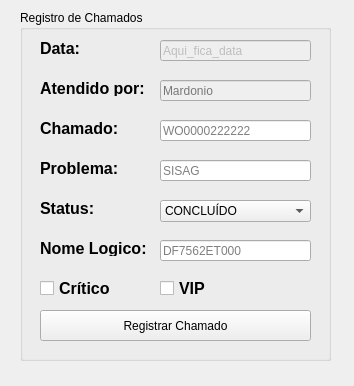
<?xml version="1.0" encoding="UTF-8"?>
<ui version="4.0">
 <class>Form</class>
 <widget class="QWidget" name="Form">
  <property name="geometry">
   <rect>
    <x>0</x>
    <y>0</y>
    <width>354</width>
    <height>386</height>
   </rect>
  </property>
  <property name="windowTitle">
   <string>Registro de Chamados</string>
  </property>
  <property name="windowIcon">
   <iconset>
    <normaloff>../icone/ajudante_icone.ico</normaloff>../icone/ajudante_icone.ico</iconset>
  </property>
  <widget class="QGroupBox" name="groupBox">
   <property name="geometry">
    <rect>
     <x>20</x>
     <y>10</y>
     <width>311</width>
     <height>351</height>
    </rect>
   </property>
   <property name="title">
    <string>Registro de Chamados</string>
   </property>
   <widget class="QPushButton" name="buttonRegistrarChamado">
    <property name="geometry">
     <rect>
      <x>20</x>
      <y>300</y>
      <width>271</width>
      <height>31</height>
     </rect>
    </property>
    <property name="text">
     <string>Registrar Chamado</string>
    </property>
   </widget>
   <widget class="QCheckBox" name="check_critico">
    <property name="geometry">
     <rect>
      <x>20</x>
      <y>270</y>
      <width>101</width>
      <height>17</height>
     </rect>
    </property>
    <property name="font">
     <font>
      <pointsize>12</pointsize>
      <weight>75</weight>
      <bold>true</bold>
     </font>
    </property>
    <property name="text">
     <string>Crítico</string>
    </property>
    <property name="checkable">
     <bool>true</bool>
    </property>
    <property name="checked">
     <bool>false</bool>
    </property>
    <property name="tristate">
     <bool>false</bool>
    </property>
   </widget>
   <widget class="QLineEdit" name="input_atendente">
    <property name="enabled">
     <bool>false</bool>
    </property>
    <property name="geometry">
     <rect>
      <x>140</x>
      <y>70</y>
      <width>151</width>
      <height>21</height>
     </rect>
    </property>
    <property name="placeholderText">
     <string>Mardonio</string>
    </property>
   </widget>
   <widget class="QLabel" name="label_14">
    <property name="geometry">
     <rect>
      <x>20</x>
      <y>30</y>
      <width>81</width>
      <height>16</height>
     </rect>
    </property>
    <property name="font">
     <font>
      <family>Arial</family>
      <pointsize>12</pointsize>
      <weight>75</weight>
      <bold>true</bold>
     </font>
    </property>
    <property name="text">
     <string>Data:</string>
    </property>
   </widget>
   <widget class="QLineEdit" name="input_problema">
    <property name="geometry">
     <rect>
      <x>140</x>
      <y>150</y>
      <width>151</width>
      <height>21</height>
     </rect>
    </property>
    <property name="text">
     <string/>
    </property>
    <property name="readOnly">
     <bool>false</bool>
    </property>
    <property name="placeholderText">
     <string>SISAG</string>
    </property>
   </widget>
   <widget class="QCheckBox" name="check_vip">
    <property name="geometry">
     <rect>
      <x>140</x>
      <y>270</y>
      <width>70</width>
      <height>17</height>
     </rect>
    </property>
    <property name="font">
     <font>
      <pointsize>12</pointsize>
      <weight>75</weight>
      <bold>true</bold>
     </font>
    </property>
    <property name="text">
     <string>VIP</string>
    </property>
    <property name="checked">
     <bool>false</bool>
    </property>
   </widget>
   <widget class="QLabel" name="label_16">
    <property name="geometry">
     <rect>
      <x>20</x>
      <y>190</y>
      <width>81</width>
      <height>16</height>
     </rect>
    </property>
    <property name="font">
     <font>
      <family>Arial</family>
      <pointsize>12</pointsize>
      <weight>75</weight>
      <bold>true</bold>
     </font>
    </property>
    <property name="text">
     <string>Status:</string>
    </property>
   </widget>
   <widget class="QLabel" name="label_17">
    <property name="geometry">
     <rect>
      <x>20</x>
      <y>70</y>
      <width>121</width>
      <height>16</height>
     </rect>
    </property>
    <property name="font">
     <font>
      <family>Arial</family>
      <pointsize>12</pointsize>
      <weight>75</weight>
      <bold>true</bold>
     </font>
    </property>
    <property name="text">
     <string>Atendido por:</string>
    </property>
   </widget>
   <widget class="QLineEdit" name="input_data">
    <property name="enabled">
     <bool>false</bool>
    </property>
    <property name="geometry">
     <rect>
      <x>140</x>
      <y>30</y>
      <width>151</width>
      <height>21</height>
     </rect>
    </property>
    <property name="text">
     <string>Aqui_fica_data</string>
    </property>
    <property name="placeholderText">
     <string>23/03/2018</string>
    </property>
   </widget>
   <widget class="QComboBox" name="box_status">
    <property name="geometry">
     <rect>
      <x>140</x>
      <y>190</y>
      <width>151</width>
      <height>22</height>
     </rect>
    </property>
    <property name="currentText">
     <string>CONCLUÍDO</string>
    </property>
    <item>
     <property name="text">
      <string>CONCLUÍDO</string>
     </property>
    </item>
    <item>
     <property name="text">
      <string>GITEC</string>
     </property>
    </item>
    <item>
     <property name="text">
      <string>CAIXA</string>
     </property>
    </item>
   </widget>
   <widget class="QLabel" name="label_18">
    <property name="geometry">
     <rect>
      <x>20</x>
      <y>150</y>
      <width>81</width>
      <height>16</height>
     </rect>
    </property>
    <property name="font">
     <font>
      <family>Arial</family>
      <pointsize>12</pointsize>
      <weight>75</weight>
      <bold>true</bold>
     </font>
    </property>
    <property name="text">
     <string>Problema: </string>
    </property>
   </widget>
   <widget class="QLineEdit" name="input_chamado">
    <property name="geometry">
     <rect>
      <x>140</x>
      <y>110</y>
      <width>151</width>
      <height>21</height>
     </rect>
    </property>
    <property name="readOnly">
     <bool>false</bool>
    </property>
    <property name="placeholderText">
     <string>WO0000222222</string>
    </property>
   </widget>
   <widget class="QLabel" name="label_19">
    <property name="geometry">
     <rect>
      <x>20</x>
      <y>230</y>
      <width>121</width>
      <height>16</height>
     </rect>
    </property>
    <property name="font">
     <font>
      <family>Arial</family>
      <pointsize>12</pointsize>
      <weight>75</weight>
      <bold>true</bold>
     </font>
    </property>
    <property name="text">
     <string>Nome Logico:</string>
    </property>
   </widget>
   <widget class="QLineEdit" name="input_nomeLogico">
    <property name="geometry">
     <rect>
      <x>140</x>
      <y>230</y>
      <width>151</width>
      <height>21</height>
     </rect>
    </property>
    <property name="readOnly">
     <bool>false</bool>
    </property>
    <property name="placeholderText">
     <string>DF7562ET000</string>
    </property>
   </widget>
   <widget class="QLabel" name="label_20">
    <property name="geometry">
     <rect>
      <x>20</x>
      <y>110</y>
      <width>81</width>
      <height>16</height>
     </rect>
    </property>
    <property name="font">
     <font>
      <family>Arial</family>
      <pointsize>12</pointsize>
      <weight>75</weight>
      <bold>true</bold>
     </font>
    </property>
    <property name="text">
     <string>Chamado:</string>
    </property>
   </widget>
  </widget>
 </widget>
 <resources/>
 <connections/>
</ui>
